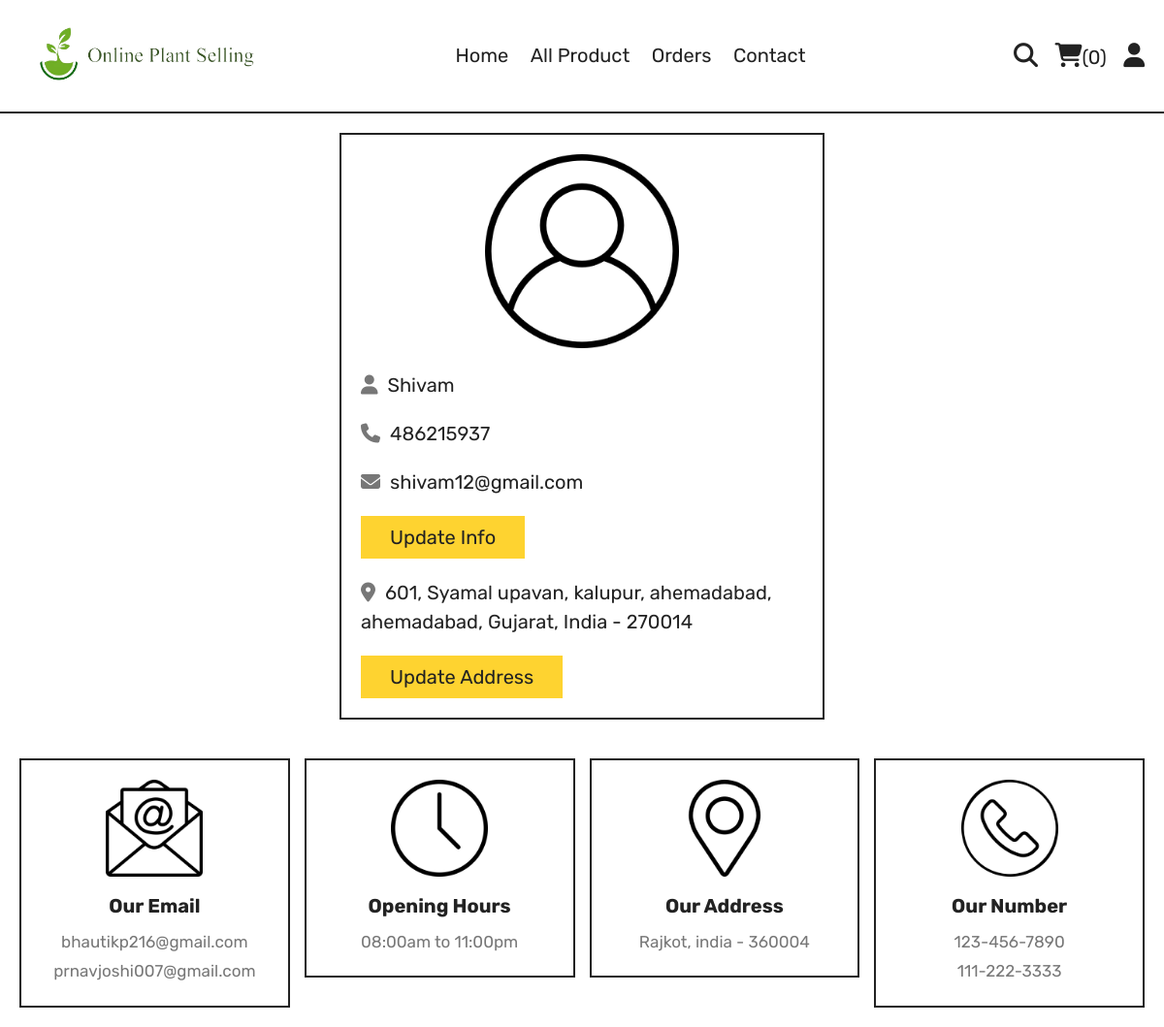
/profile.php (signed in), run on the app's committed database.
### tables this page shows
CREATE TABLE `users` (
  `id` int(100) NOT NULL,
  `name` varchar(20) NOT NULL,
  `email` varchar(50) NOT NULL,
  `number` varchar(10) NOT NULL,
  `password` varchar(50) NOT NULL,
  `address` varchar(500) NOT NULL
);

### profile.php (the view, shortened to what this page needs)
<?php
include 'components/connect.php';
?>
<!DOCTYPE html>
<html lang="en">
<head>
   <link rel="stylesheet" href="https://cdnjs.cloudflare.com/ajax/libs/font-awesome/6.1.1/css/all.min.css">
   <link rel="stylesheet" href="css/style.css">
</head>
<body>
<?php include 'components/user_header.php'; ?>
<section class="user-details">
   <div class="user">
      <img src="images/user-icon.png" alt="">
      <p><i class="fas fa-user"></i><span><span><?= $fetch_profile['name']; ?></span></span></p>
      <p><i class="fas fa-phone"></i><span><?= $fetch_profile['number']; ?></span></p>
      <p><i class="fas fa-envelope"></i><span><?= $fetch_profile['email']; ?></span></p>
      <a href="update_profile.php" class="btn">update info</a>
      <p class="address"><i class="fas fa-map-marker-alt"></i><span><?php if($fetch_profile['address'] == ''){echo 'please enter your address';}else{echo $fetch_profile['address'];} ?></span></p>
      <a href="update_address.php" class="btn">update address</a>
   </div>
</section>
<?php include 'components/footer.php'; ?>
</body>
</html>

### css/style.css (style rules this page uses)
:root { --yellow:#fed330; --red:#e74c3c; --white:#fff; --black:#222; --light-color:#777; --border:.2rem solid var(--black); }
* { font-family: 'Rubik', sans-serif; margin:0; padding:0; box-sizing: border-box; outline: none; border: none; text-decoration: none; }
html { font-size: 62.5%; overflow-x: hidden; scroll-behavior: smooth; stop-opacity: 7rem; }
section { margin:0 auto; max-width: 1200px; padding:2rem; }
.btn, .delete-btn { margin-top: 1rem; display: inline-block; font-size: 2rem; padding:1rem 3rem; cursor: pointer; text-transform: capitalize; transition: .2s linear; }
.btn { background-color: var(--yellow); color:var(--black); }
.user-details .user { max-width: 50rem; margin:0 auto; border:var(--border); padding:2rem; }
.user-details .user img { width: 100%; height: 20rem; object-fit: contain; margin-bottom: 1rem; }
.user-details .user p { padding:1rem 0; line-height: 1.5; font-size: 2rem; }
.user-details .user p span { color:var(--black); }
.user-details .user p i { margin-right: 1rem; color:var(--light-color); }
.user-details .user .address { margin-top: 1rem; }

### data on the page
users: name "Shivam", number "486215937", email "shivam12@gmail.com", address "601, Syamal upavan, kalupur, ahemadabad, ahemadabad, Gujarat, India - 270014"

### other printed values
$total_cart_items "0"
